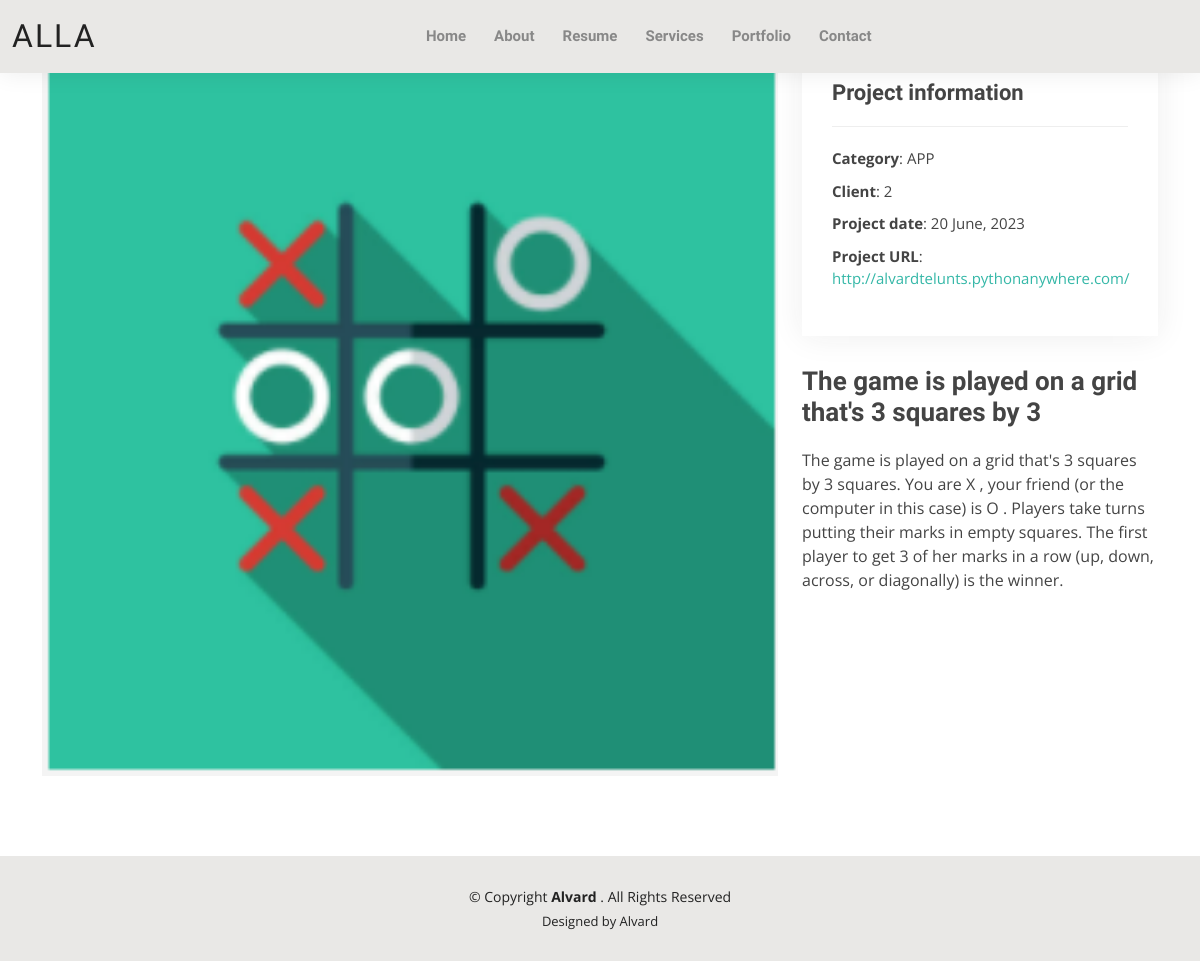
The app's page /portfolio_project/1, older data.
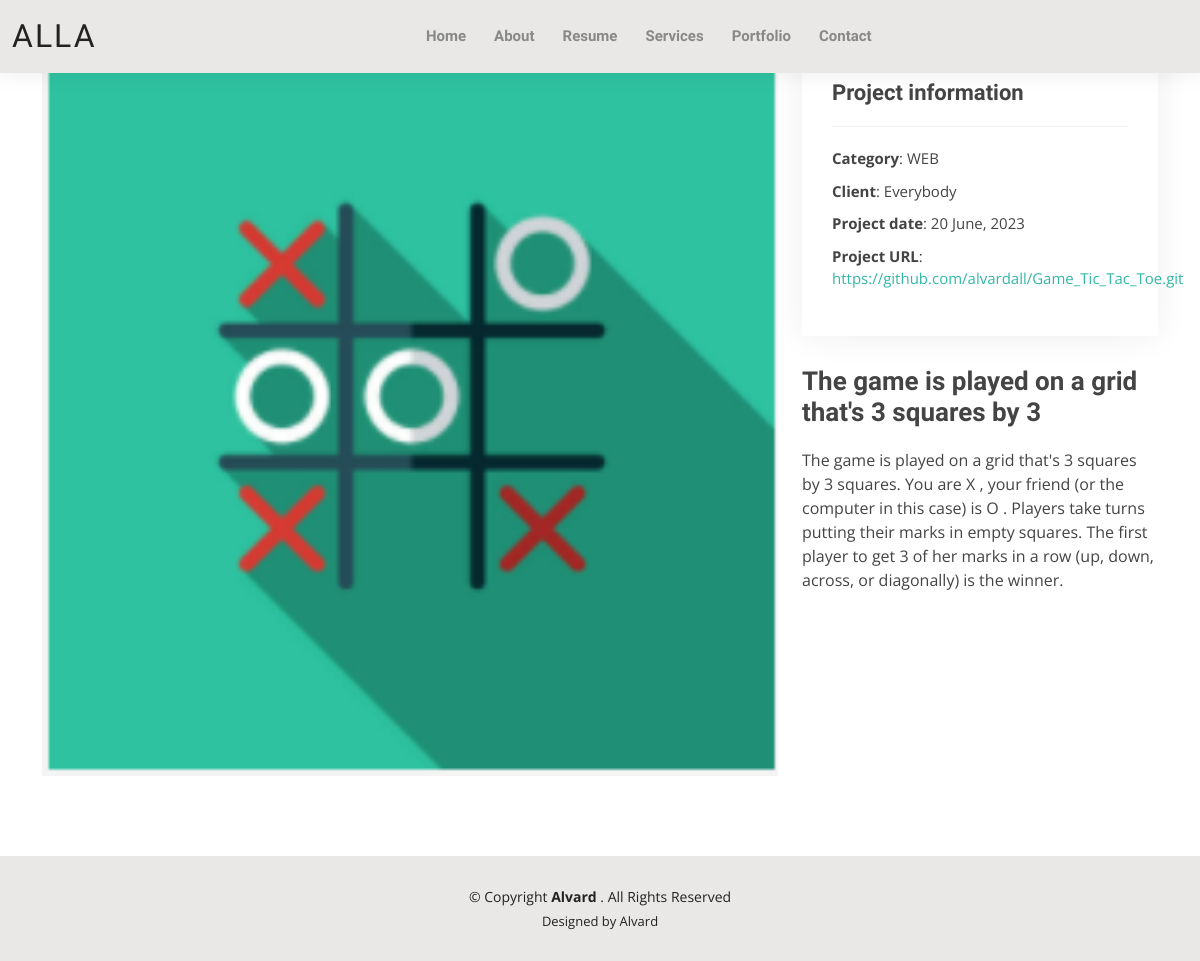
The same page, newer data.
### resume/models.py (models this page shows, shortened)
class PortfolioProject(models.Model):
    name = models.CharField(max_length=50)
    image = models.ImageField(upload_to="media")
    short_description = models.CharField(max_length=50)
    description = models.TextField(max_length=1000)
    category = models.CharField(max_length=50)
    client = models.CharField(max_length=50)
    url = models.URLField()

### resume/views.py (the view)
# urls.py: path("portfolio_project/<int:pk>", portfolio_project, name = "portfolio_project"),
def portfolio_project(request, pk):
    project = get_object_or_404(PortfolioProject, id=pk)
    return render(request, "portfolio_details.html", context={"project": project})

### resume/templates/portfolio_details.html (shortened to what this page needs)
{% extends "base.html" %} {% load static %} {% block bodycontent %}
  <main id="main">
    <section id="portfolio-details" class="portfolio-details">
      <div class="container">
        <div class="row gy-4">
          <div class="col-lg-8">
            <div class="portfolio-details-slider swiper">
              <div class="swiper-wrapper align-items-center">
                <div class="swiper-slide">
                  <img src="{{project.image.url}}" alt="">
                </div>
              </div>
            </div>
          </div>
          <div class="col-lg-4">
            <div class="portfolio-info">
              <h3>Project information</h3>
              <ul>
                <li><strong>Category</strong>: {{project.category}} </li>
                <li><strong>Client</strong>: {{project.client}}</li>
                <li><strong>Project date</strong>: 20 June, 2023</li>
                <li><strong>Project URL</strong>: <a href="{{project.url}}">{{project.url}}</a></li>
              </ul>
            </div>
            <div class="portfolio-description">
              <h2>{{project.short_description}}</h2>
              <p>
                {{project.description}}
              </p>
            </div>
          </div>
        </div>
      </div>
    </section>
  </main>
  {% endblock %}

Row changes from the older to the newer data that the page shows:
changed PortfolioProject "The game is played on a grid that's 3 squares by 3": category "APP" → "WEB"; client "2" → "Everybody"; url "http://alvardtelunts.pythonanywhere.com/" → "https://github.com/alvardall/Game_Tic_Tac_Toe.git"
